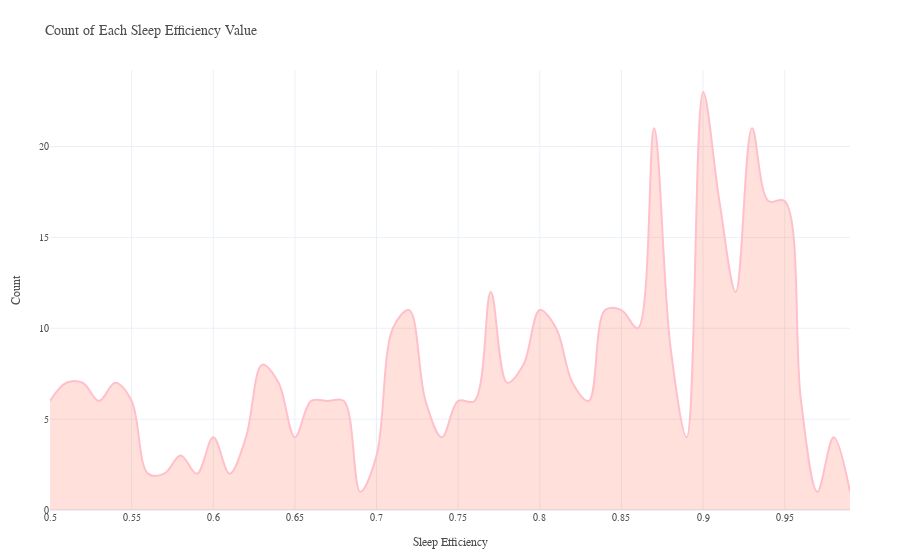

Notebook cell for this chart:
### Markdown cell above
## Introducing the values

### Code cell
sleep_efficiency_counts = df['Sleep efficiency'].value_counts().sort_index()


fig = px.line(
    sleep_efficiency_counts, 
    x=sleep_efficiency_counts.index, 
    y=sleep_efficiency_counts.values,
    title='Count of Each Sleep Efficiency Value',
    labels={'x': 'Sleep Efficiency', 'y': 'Count'},
    line_shape='spline',
    line_dash_sequence=['solid'],
    
)


fig.update_traces(
    fill='tozeroy',
    fillcolor='rgba(255, 99, 71, 0.2)',
    line=dict(color='pink', width=2)
)


fig.update_layout(
    xaxis_title='Sleep Efficiency',
    yaxis_title='Count',
    font={'size': 10, 'family': 'Arial', 'color': '#4d4d4d'}, 
    plot_bgcolor='white',
    paper_bgcolor='white',
    hovermode="x unified",
    hoverlabel=dict(
        bgcolor='rgba(255, 255, 255, 0.8)',
        font_size=8,
        font_family='Arial',
        font_color='black'
    ),
    template='plotly_white',
    showlegend=False,
    margin=dict(l=50, r=50, b=50, t=70)
)

# Step 5: Show the graph
fig.show()

### Figure 1 — Plotly figure (JSON) as saved in the notebook; plotly's stock layout.template omitted (floating-point values rounded to 4 significant figures)
{"data": [{"fill": "tozeroy", "fillcolor": "rgba(255, 99, 71, 0.2)", "hovertemplate": "Sleep efficiency=%{x}<br>Count=%{y}<extra></extra>", "legendgroup": "", "line": {"color": "pink", "dash": "solid", "shape": "spline", "width": 2}, "marker": {"symbol": "circle"}, "mode": "lines", "name": "", "orientation": "v", "showlegend": false, "type": "scatter", "x": [0.5, 0.51, 0.52, 0.53, 0.54, 0.55, 0.56, 0.57, 0.58, 0.59, 0.6, 0.61, 0.62, 0.63, 0.64, 0.65, 0.66, 0.67, 0.68, 0.69, 0.7, 0.71, 0.72, 0.73, 0.74, 0.75, 0.76, 0.77, 0.78, 0.79, 0.8, 0.81, 0.82, 0.83, 0.84, 0.85, 0.86, 0.87, 0.88, 0.89, 0.9, 0.91, 0.92, 0.93, 0.94, 0.95, 0.96, 0.97, 0.98, 0.99], "xaxis": "x", "y": [6, 7, 7, 6, 7, 6, 2, 2, 3, 2, 4, 2, 4, 8, 7, 4, 6, 6, 6, 1, 3, 10, 11, 6, 4, 6, 6, 12, 7, 8, 11, 10, 7, 6, 11, 11, 10, 21, 9, 4, 23, 17, 12, 21, 17, 17, 6, 1, 4, 1], "yaxis": "y"}], "layout": {"font": {"color": "#4d4d4d", "family": "Arial", "size": 10}, "hoverlabel": {"bgcolor": "rgba(255, 255, 255, 0.8)", "font": {"color": "black", "family": "Arial", "size": 8}}, "hovermode": "x unified", "legend": {"tracegroupgap": 0}, "margin": {"b": 50, "l": 50, "r": 50, "t": 70}, "paper_bgcolor": "white", "plot_bgcolor": "white", "showlegend": false, "title": {"text": "Count of Each Sleep Efficiency Value"}, "xaxis": {"anchor": "y", "domain": [0, 1], "title": {"text": "Sleep Efficiency"}}, "yaxis": {"anchor": "x", "domain": [0, 1], "title": {"text": "Count"}}}}
